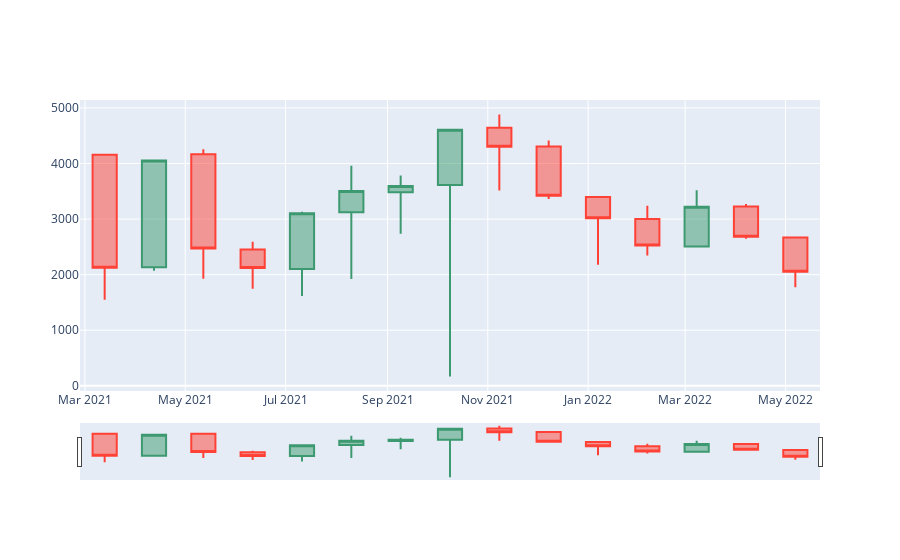

Source (notebook cell):
### Markdown cell above
## Plotting an interactive chart with Plotly

Next, let's try interactive charts. You can pan and zoom into interactive charts, making them easier to explore.

Plotly uses its JavaScript library to make the chart interactive on any HTML page.

### Code cell
import plotly.graph_objects as go
from plotly.offline import iplot

fig = go.Figure(data=[go.Candlestick(x=eth_usdc_pair['timestamp'],
                open=eth_usdc_pair['open'],
                high=eth_usdc_pair['high'],
                low=eth_usdc_pair['low'],
                close=eth_usdc_pair['close'])])
iplot(fig)

### Figure 1 — Plotly figure (JSON) as saved in the notebook; plotly's stock layout.template omitted (floating-point values rounded to 4 significant figures)
{"data": [{"close": [2124.0, 4055.0, 2469.0, 2119.0, 3104.0, 3504.0, 3597.0, 4609.0, 4304.0, 3421.0, 3016.0, 2526.0, 3221.0, 2682.0, 2053.0], "high": [4157.0, 4055.0, 4257.0, 2591.0, 3130.0, 3961.0, 3784.0, 4615.0, 4881.0, 4414.0, 3397.0, 3239.0, 3518.0, 3270.0, 2667.0], "low": [1548.0, 2070.0, 1925.0, 1747.0, 1615.0, 1922.0, 2735.0, 168.0, 3514.0, 3361.0, 2178.0, 2346.0, 2508.0, 2648.0, 1774.0], "open": [4157.0, 2131.0, 4167.0, 2451.0, 2104.0, 3122.0, 3483.0, 3611.0, 4646.0, 4307.0, 3397.0, 3003.0, 2508.0, 3225.0, 2667.0], "x": ["2021-03-13T00:00:00", "2021-04-12T00:00:00", "2021-05-12T00:00:00", "2021-06-11T00:00:00", "2021-07-11T00:00:00", "2021-08-10T00:00:00", "2021-09-09T00:00:00", "2021-10-09T00:00:00", "2021-11-08T00:00:00", "2021-12-08T00:00:00", "2022-01-07T00:00:00", "2022-02-06T00:00:00", "2022-03-08T00:00:00", "2022-04-07T00:00:00", "2022-05-07T00:00:00"], "type": "candlestick"}], "layout": {"xaxis": {"type": "date", "rangeslider": {"yaxis": {"_template": null, "rangemode": "match"}, "autorange": true, "range": ["2021-02-26", "2022-05-22"]}, "range": ["2021-02-26", "2022-05-22"], "autorange": true}, "yaxis": {"range": [-93.84, 5143.0], "autorange": true}, "autosize": true}}
